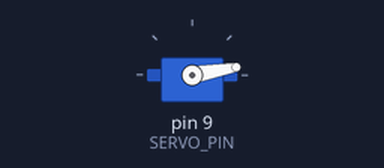
Recording of a sketch running on a simulated Arduino Uno, built with avr-gcc and run on an emulated ATmega328P. On the bench: servo.

Above: at 0.05 s.
At 0.35 s:
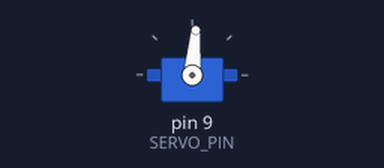
At 0.7 s:
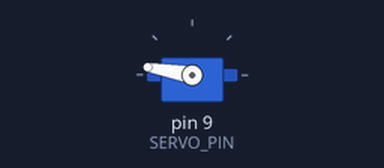
At 1.35 s:
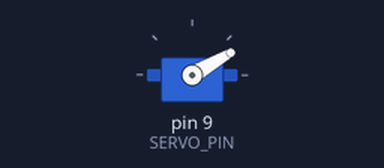
Timing chart, 0 to 3.4 s (numbered marks = the images above):
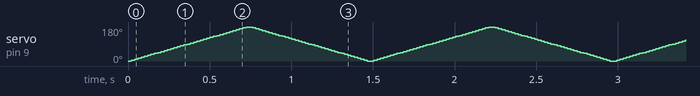

The sketch:

Servo_motor_20251117.ino
```cpp
#include <Servo.h> //recall Servo motor library

#define SERVO_PIN  9

Servo myServo;

void setup() {

  myServo.attach(SERVO_PIN); // use 9 pin to control servo

}

void loop() {

  for (int angle = 0;  angle <= 180; angle +=5) {
    myServo.write(angle);
    delay(20);
  }

  for (int angle = 180; angle >= 0; angle -= 5) {
    myServo.write(angle);
    delay(20);
  }

}
```
